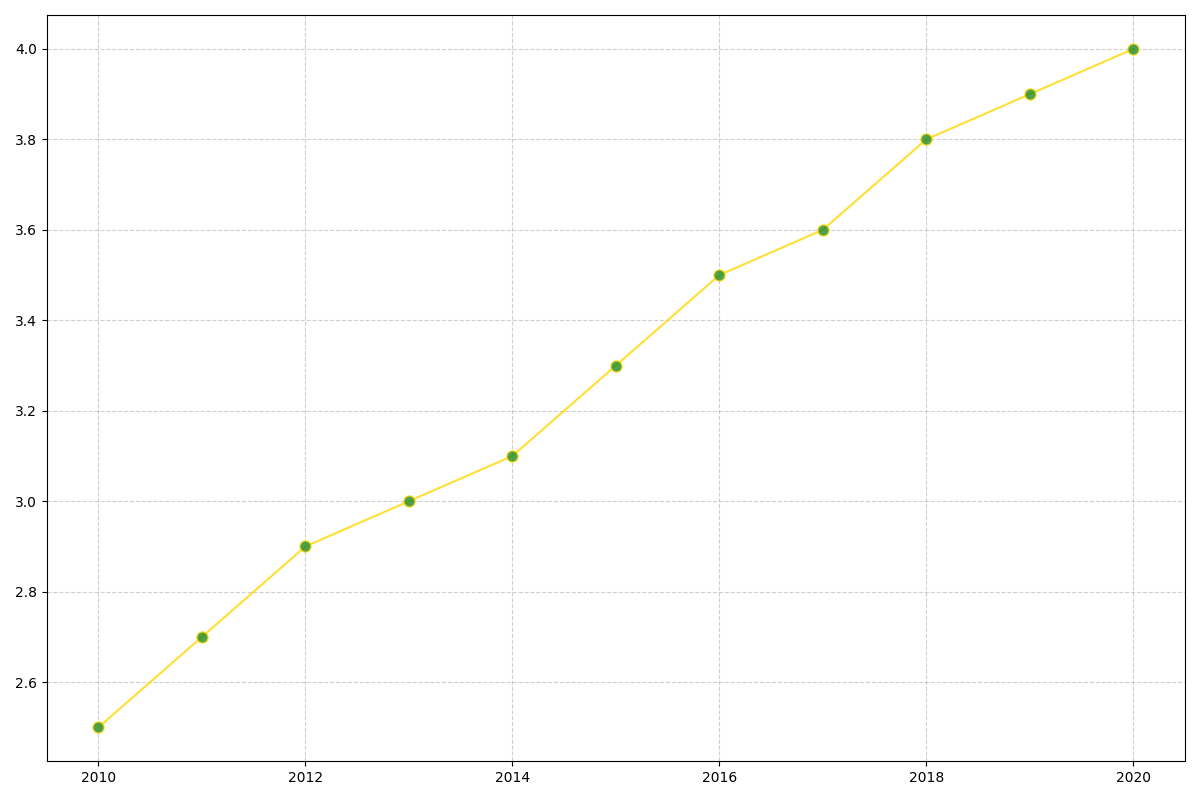

Here is the Python script that generated this plot:
import matplotlib.pyplot as plt
import numpy as np

years = np.arange(2010, 2021)
average_yields = np.array([2.5, 2.7, 2.9, 3.0, 3.1, 3.3, 3.5, 3.6, 3.8, 3.9, 4.0])

plt.figure(figsize=(12, 8))
plt.plot(
    years, 
    average_yields, 
    '-o', 
    color='gold', 
    markerfacecolor='forestgreen', 
    markersize=8,
    alpha=0.8
)

plt.grid(linestyle='--', alpha=0.6)

plt.tight_layout()
plt.show()
